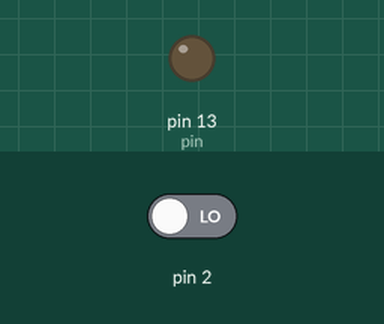
This sketch was run on a simulated Arduino Uno, built with avr-gcc and run on an emulated ATmega328P. Parts: output pins drawn as LEDs (lit = HIGH). The test bench sets the inputs (shaded band); at power-on: pin 2 LOW.

Above: at 1.2 s.
1.3 s: pin 2 driven HIGH
At 2.3 s:
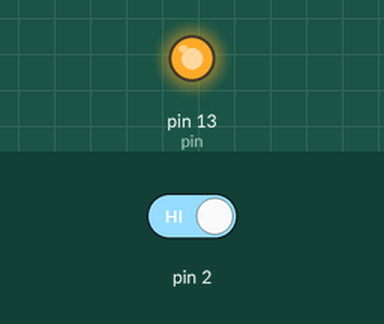
2.8 s: pin 2 driven LOW
At 3.5 s:
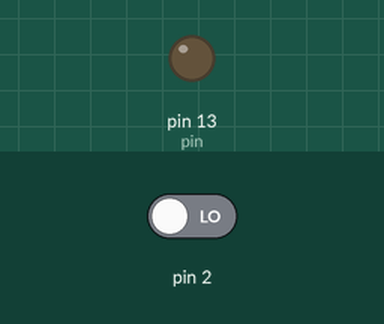
Timing chart, 0 to 5.8 s (numbered marks = the images above; inputs shaded):
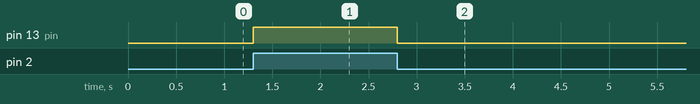

The sketch:

sketch_may03b.ino
```cpp
int pin = 13;
volatile int state = LOW;

void setup(){
  pinMode(pin, OUTPUT);
  attachInterrupt(0, user_diy, CHANGE);          //The ON/OFF switch can be used as a singal of interruption
}

void loop(){
  digitalWrite(pin, state);
}

void user_diy()              //user can give your own code in this interruput function
{
  state = !state;
}
```

Measured:
- after the input at 1.3 s, pin 13 (pin): LOW → HIGH at once
- after the input at 2.8 s, pin 13 (pin): HIGH → LOW at once
